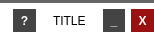
<?xml version="1.0" encoding="UTF-8"?>
<ui version="4.0">
 <class>titlebar_wid</class>
 <widget class="QWidget" name="titlebar_wid">
  <property name="modal" stdset="0">
   <bool>false</bool>
  </property>
  <property name="windowModality">
   <enum>Qt::ApplicationModal</enum>
  </property>
  <property name="geometry">
   <rect>
    <x>0</x>
    <y>0</y>
    <width>154</width>
    <height>33</height>
   </rect>
  </property>
  <property name="sizePolicy">
   <sizepolicy hsizetype="Preferred" vsizetype="Maximum">
    <horstretch>0</horstretch>
    <verstretch>0</verstretch>
   </sizepolicy>
  </property>
  <property name="maximumSize">
   <size>
    <width>16777215</width>
    <height>33</height>
   </size>
  </property>
  <property name="windowTitle">
   <string>Top Bar</string>
  </property>
  <property name="autoFillBackground">
   <bool>false</bool>
  </property>
  <property name="styleSheet">
   <string notr="true">#titlebar_wid{
	background-color: transparent;
}


</string>
  </property>
  <property name="sizeGripEnabled" stdset="0">
   <bool>true</bool>
  </property>
  <layout class="QVBoxLayout" name="verticalLayout">
   <property name="spacing">
    <number>0</number>
   </property>
   <property name="margin">
    <number>0</number>
   </property>
   <item>
    <widget class="QLabel" name="top_line_lbl">
     <property name="enabled">
      <bool>true</bool>
     </property>
     <property name="sizePolicy">
      <sizepolicy hsizetype="Preferred" vsizetype="Maximum">
       <horstretch>0</horstretch>
       <verstretch>0</verstretch>
      </sizepolicy>
     </property>
     <property name="minimumSize">
      <size>
       <width>0</width>
       <height>3</height>
      </size>
     </property>
     <property name="maximumSize">
      <size>
       <width>16777215</width>
       <height>3</height>
      </size>
     </property>
     <property name="styleSheet">
      <string notr="true">#top_line_lbl{
	background-color:#656565;
}</string>
     </property>
     <property name="text">
      <string/>
     </property>
    </widget>
   </item>
   <item>
    <widget class="QWidget" name="widget" native="true">
     <layout class="QHBoxLayout" name="horizontalLayout_3">
      <property name="leftMargin">
       <number>0</number>
      </property>
      <property name="topMargin">
       <number>6</number>
      </property>
      <property name="rightMargin">
       <number>0</number>
      </property>
      <property name="bottomMargin">
       <number>0</number>
      </property>
      <item>
       <widget class="QLabel" name="project_icon_lbl">
        <property name="text">
         <string/>
        </property>
       </widget>
      </item>
      <item>
       <widget class="QToolButton" name="help_btn">
        <property name="toolTip">
         <string>Show online help</string>
        </property>
        <property name="styleSheet">
         <string notr="true">QToolButton{
    padding:3px;
    background-color:#444;
    color:#fff;
    border: 0 solid;
	font: bold;
}
QToolButton::hover{
    background-color:#888;
    color:#fff;
    border:0 solid;
}</string>
        </property>
        <property name="text">
         <string>?</string>
        </property>
       </widget>
      </item>
      <item>
       <spacer name="horizontalSpacer">
        <property name="orientation">
         <enum>Qt::Horizontal</enum>
        </property>
        <property name="sizeHint" stdset="0">
         <size>
          <width>40</width>
          <height>20</height>
         </size>
        </property>
       </spacer>
      </item>
      <item>
       <widget class="QLabel" name="title_lbl">
        <property name="styleSheet">
         <string notr="true"/>
        </property>
        <property name="text">
         <string>TITLE</string>
        </property>
        <property name="headline" stdset="0">
         <bool>true</bool>
        </property>
       </widget>
      </item>
      <item>
       <spacer name="topbar_hsp">
        <property name="orientation">
         <enum>Qt::Horizontal</enum>
        </property>
        <property name="sizeHint" stdset="0">
         <size>
          <width>40</width>
          <height>20</height>
         </size>
        </property>
       </spacer>
      </item>
      <item>
       <widget class="QToolButton" name="minimize_btn">
        <property name="styleSheet">
         <string notr="true">QToolButton{
    padding:3px;
    background-color:#444;
    color:#fff;
    border: 0 solid;
	font: bold;
}
QToolButton::hover{
    background-color:#888;
    color:#fff;
    border:0 solid;
}</string>
        </property>
        <property name="text">
         <string>_</string>
        </property>
       </widget>
      </item>
      <item>
       <widget class="QToolButton" name="close_btn">
        <property name="styleSheet">
         <string notr="true">QToolButton{
    padding:3px;
    background-color:#911;
    color:#fff;
    border: 0 solid;
	font: bold;
}
QToolButton::hover{
    background-color:#c44;
    color:#fff;
    border:0 solid;
}</string>
        </property>
        <property name="text">
         <string>X</string>
        </property>
        <property name="iconSize">
         <size>
          <width>24</width>
          <height>24</height>
         </size>
        </property>
        <property name="checkable">
         <bool>false</bool>
        </property>
        <property name="autoRaise">
         <bool>true</bool>
        </property>
        <property name="arrowType">
         <enum>Qt::NoArrow</enum>
        </property>
       </widget>
      </item>
     </layout>
    </widget>
   </item>
  </layout>
 </widget>
 <resources/>
 <connections>
  <connection>
   <sender>close_btn</sender>
   <signal>clicked()</signal>
   <receiver>titlebar_wid</receiver>
   <slot>_close_parent_widget()</slot>
   <hints>
    <hint type="sourcelabel">
     <x>148</x>
     <y>26</y>
    </hint>
    <hint type="destinationlabel">
     <x>130</x>
     <y>0</y>
    </hint>
   </hints>
  </connection>
  <connection>
   <sender>minimize_btn</sender>
   <signal>clicked()</signal>
   <receiver>titlebar_wid</receiver>
   <slot>_minimize_parent_widget()</slot>
   <hints>
    <hint type="sourcelabel">
     <x>117</x>
     <y>21</y>
    </hint>
    <hint type="destinationlabel">
     <x>91</x>
     <y>0</y>
    </hint>
   </hints>
  </connection>
  <connection>
   <sender>help_btn</sender>
   <signal>clicked()</signal>
   <receiver>titlebar_wid</receiver>
   <slot>_show_help()</slot>
   <hints>
    <hint type="sourcelabel">
     <x>18</x>
     <y>26</y>
    </hint>
    <hint type="destinationlabel">
     <x>0</x>
     <y>14</y>
    </hint>
   </hints>
  </connection>
 </connections>
 <slots>
  <slot>_show_help()</slot>
  <slot>_close_parent_widget()</slot>
  <slot>_minimize_parent_widget()</slot>
 </slots>
</ui>
